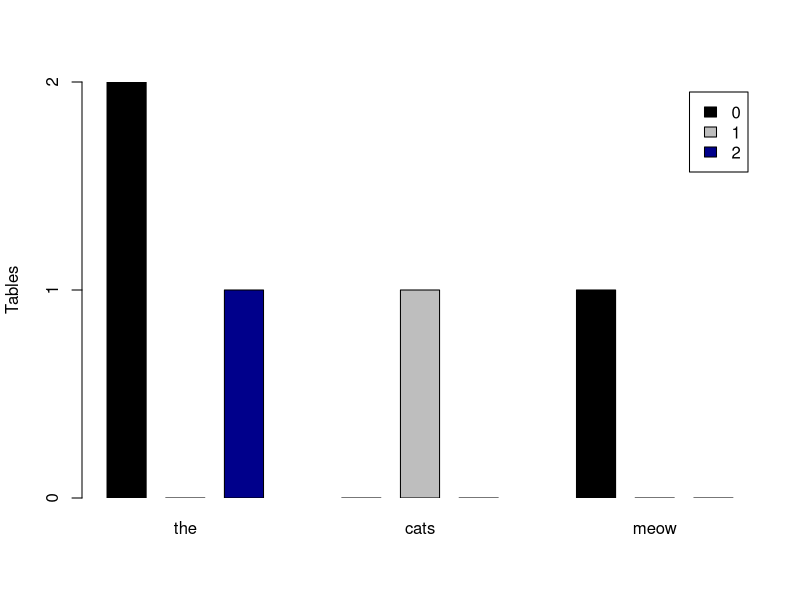

This chart was generated by the following R code:
type = matrix(c(2,0,1, 0,1,0, 1,0,0), nr=3)
dimnames(type)=list(Type=c("0", "1", "2"),Constituent=c("the","cats","meow")) 

pdf('histogram_8.pdf', paper="special", width=18, height=10, onefile=FALSE,pointsize=40)

barplot(type, axes=FALSE, space=c(0.5,0.5,0.5,2.0,0.5,0.5,2.0,0.5,0.5), xpd=F,beside=TRUE,
legend=rownames(type), ylab="Tables", ylim=range(0,2), col=c("black","grey","darkblue"), las=1)
axis(side=2, at=c(0,1,2))
